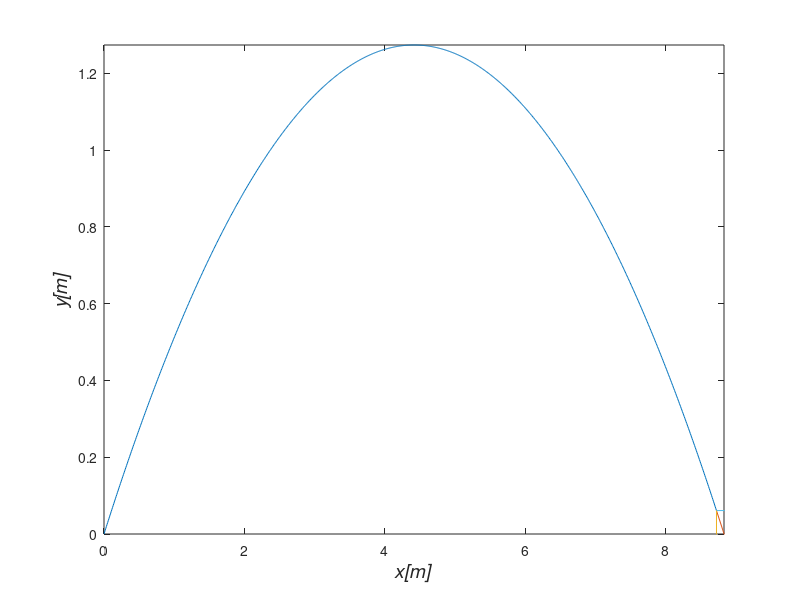

The MATLAB script that drew this image:
v0 = 10
kat = 30
v0x = v0*cos(deg2rad(kat))
v0y = v0*sin(deg2rad(kat))
g = 9.81
ts = (2*v0y)/g
hmax = (v0y^2)/(2*g)
zasieg = (v0^2/g)*sin(deg2rad(2*kat))
t = [0:0.001:ts]
x = v0x .* t
y = (v0y .* t) - (g ./ 2) .* t .^ 2
vx = linspace(v0x, v0x, 1020)
vy = (v0 .* sin(deg2rad(kat))) - (g .* t)
for i = 42:42:1020
    plot(x(1:i), y(1:i))
    hold on
    quiver(x(i),y(i),vx(i)/10,vy(i)/10,0)
    quiver(x(i),y(i),vx(i)/10,0,0)
    quiver(x(i),y(i),0,vy(i)/10,0)
    xlim([0 zasieg])
    ylim([0 hmax])
    xlabel('\it{x[m]}','FontSize', 14)
    ylabel('\it{y[m]}','FontSize', 14)
    hold off
    pause(1)
end